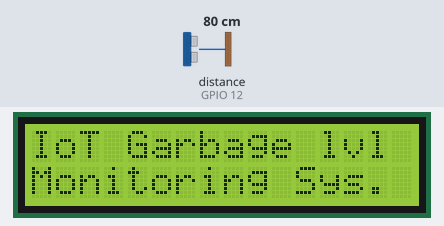
Simulated run of this sketch. Board: ESP8266 (NodeMCU). Parts: 16×2 character LCD. Inputs (shaded band) come from the test bench; at power-on: distance to the obstacle (sensor on GPIO 12) 80 cm. The echo pulse lasts 58.3 µs per cm; WiFi joins after 1.5 s; servers stay silent unless stated; what the sketch prints to the serial monitor is not drawn.

Above: at 0.1 s.
At 7.8 s:
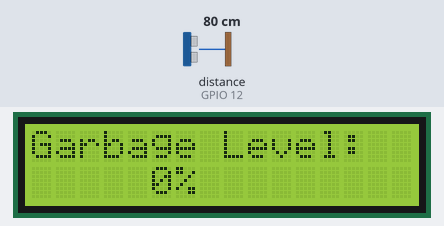

The sketch:

Monitoring.ino
```cpp
//------------Garbage level Monitoring Code------------//
#include "ThingSpeak.h"
#include <ESP8266WiFi.h>
#include <LiquidCrystal_I2C.h>
LiquidCrystal_I2C lcd(0x27, 16, 2);

//----------- Enter you Wi-Fi Details---------//
char ssid[] = "XXXXXXXX"; //SSID
char pass[] = "YYYYYYYY"; // Password
//-------------------------------------------//

// ---------- garbage bin details ------------//
const int total_height = 30; // garbage bin height in CM
const int hold_height = 25;// garbage holding capacity (height) in CM
//-------------------------------------------//

//----- Minutes -----//
int Minute = 1; // Data update in min.
//------------------//

//----------- Channel Details -------------//
unsigned long Channel_ID = 123456; // Channel ID
const char * WriteAPIKey = "ABCDEFG123456"; // Your write API Key
// ----------------------------------------//

const int trigger = 14;
const int echo = 12;
long Time;
int x;
int i;
int distanceCM;
int resultCM;
int bin_lvl = 0;
int snsr_to_max = 0;
const int Field_number = 1;
WiFiClient  client;

void setup()
{
  lcd.init();
  lcd.backlight();
  lcd.setCursor(0, 0);
  lcd.print("IoT Garbage lvl");
  lcd.setCursor(0, 1);
  lcd.print("Monitoring Sys.");
  Serial.begin(115200);
  pinMode(trigger, OUTPUT);
  pinMode(echo, INPUT);
  WiFi.mode(WIFI_STA);
  ThingSpeak.begin(client);
  snsr_to_max = total_height - hold_height;
  delay(2500);
}
void loop()
{
  internet();
  measure();
  lcd.clear();
  lcd.setCursor(0, 0);
  lcd.print("Garbage Level:");
  lcd.setCursor(5, 1);
  lcd.print(bin_lvl);
  lcd.print('%');
  Serial.print("Garbage Level:");
  Serial.print(bin_lvl);
  Serial.println("%");
  upload();
  for (i = 0; i < Minute; i++)
  {
    Serial.println("-------------------------");
    Serial.println("System Standby....");
    Serial.print(i);
    Serial.println(" Minutes elapsed.");
    delay(20000);
    delay(20000);
    delay(20000);
  }
}
void upload()
{
  internet();
  x = ThingSpeak.writeField(Channel_ID, Field_number, bin_lvl, WriteAPIKey);
  if (x == 200)Serial.println("Data Updated.");
  if (x != 200)
  {
    Serial.println("Data upload failed, retrying....");
    delay(15000);
    upload();
  }
}

void measure()
{
  delay(100);
  digitalWrite(trigger, HIGH);
  delayMicroseconds(10);
  digitalWrite(trigger, LOW);
  Time = pulseIn(echo, HIGH);
  distanceCM = Time * 0.034;
  resultCM = distanceCM / 2;

  bin_lvl = map(resultCM, snsr_to_max, total_height, 100, 0);
  if (bin_lvl > 100) bin_lvl = 100;
  if (bin_lvl < 0) bin_lvl = 0;
}

void internet()
{
  if (WiFi.status() != WL_CONNECTED)
  {
    Serial.print("Attempting to connect to SSID: ");
    Serial.println(ssid);
    while (WiFi.status() != WL_CONNECTED)
    {
      WiFi.begin(ssid, pass);
      Serial.print(".");
      delay(5000);
    }
    Serial.println("\nConnected.");
  }
}
//---------------Garbage Level Monitoring Code----------------//
```
